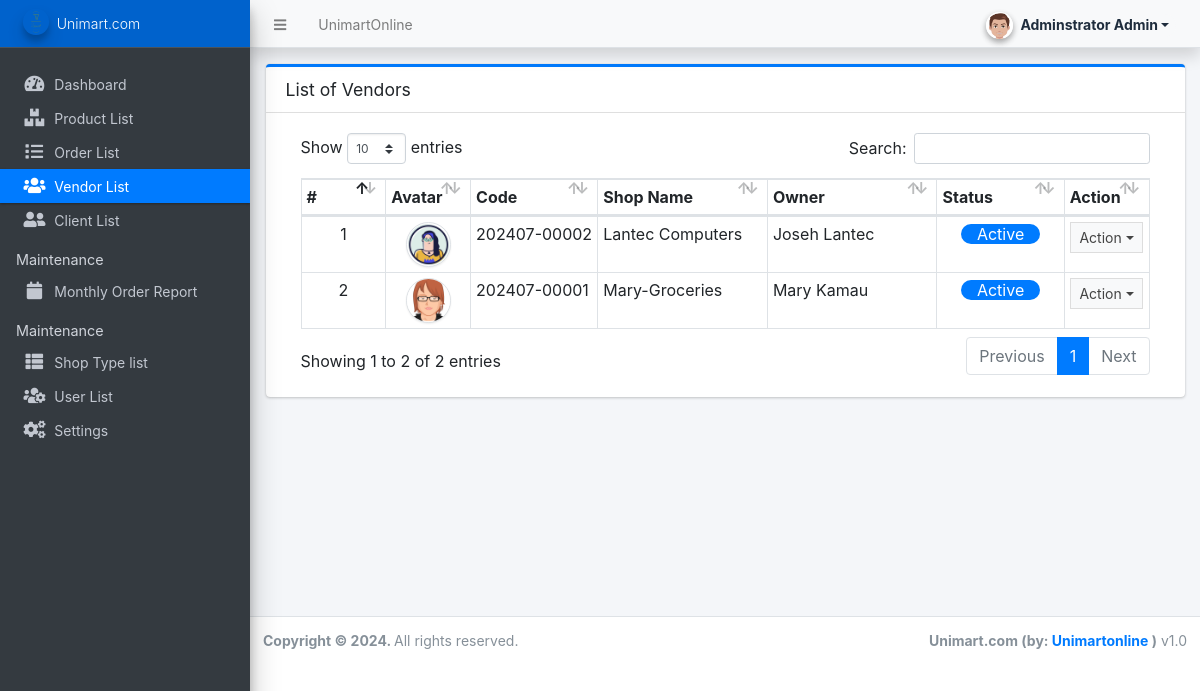
Screenshot of /admin/?page=vendors (signed in) with the database file from the repository.
### tables this page shows
CREATE TABLE `vendor_list` (
  `id` int(30) NOT NULL,
  `code` varchar(100) NOT NULL,
  `shop_type_id` int(30) NOT NULL,
  `shop_name` text NOT NULL,
  `shop_owner` text NOT NULL,
  `contact` text NOT NULL,
  `username` text NOT NULL,
  `password` text NOT NULL,
  `avatar` text DEFAULT NULL,
  `status` tinyint(1) NOT NULL DEFAULT 1,
  `delete_flag` tinyint(1) NOT NULL DEFAULT 0,
  `date_created` datetime NOT NULL DEFAULT current_timestamp(),
  `date_updated` datetime DEFAULT NULL ON UPDATE current_timestamp()
);

### config.php (called while the page is built, shortened)
<?php
function validate_image($file){
    $file = explode("?",$file)[0];
	if(!empty($file)){
		if(is_file(base_app.$file)){
			return base_url.$file;
		}else{
			return base_url.'dist/img/no-image-available.png';
		}
	}else{
		return base_url.'dist/img/no-image-available.png';
	}
}
?>

### admin/vendors/index.php (the view, shortened to what this page needs)
<div class="card card-outline card-primary">
	<div class="card-header">
		<h3 class="card-title">List of Vendors</h3>
	</div>
	<div class="card-body">
		<div class="container-fluid">
        <div class="container-fluid">
			<table class="table table-bordered table-stripped">
				<colgroup>
					<col width="10%">
					<col width="10%">
					<col width="15%">
					<col width="20%">
					<col width="20%">
					<col width="15%">
					<col width="10%">
				</colgroup>
				<thead>
					<tr>
						<th>#</th>
						<th>Avatar</th>
						<th>Code</th>
						<th>Shop Name</th>
						<th>Owner</th>
						<th>Status</th>
						<th>Action</th>
					</tr>
				</thead>
				<tbody>
					<?php
					$i = 1;
						$qry = $conn->query("SELECT * from `vendor_list` where delete_flag = 0 order by shop_name asc ");
						while($row = $qry->fetch_assoc()):
					?>
						<tr>
							<td class="text-center"><?php echo $i++; ?></td>
							<td class="text-center"><img src="<?php echo validate_image($row['avatar']) ?>" class="img-avatar img-thumbnail p-0 border-2" alt="vendor_avatar"></td>
							<td><?php echo ($row['code']) ?></td>
							<td><?php echo ucwords($row['shop_name']) ?></td>
							<td><?php echo ucwords($row['shop_owner']) ?></td>
							<td class="text-center">
								<?php if($row['status'] == 1): ?>
									<span class="bage badge-primary px-3 rounded-pill">Active</span>
								<?php else: ?>
									<span class="bage badge-danger px-3 rounded-pill">Inactive</span>
								<?php endif; ?>
							</td>
							<td align="center">
								 <button type="button" class="btn btn-flat btn-default btn-sm dropdown-toggle dropdown-icon" data-toggle="dropdown">
				                  		Action
				                  </button>
							</td>
						</tr>
					<?php endwhile; ?>
				</tbody>
			</table>
		</div>
		</div>
	</div>
</div>

### admin/vendors/index.php (style rules this page uses)
.img-avatar { width:45px; height:45px; object-fit:cover; object-position:center center; border-radius:100%; }

### rows the page displays
vendor_list: shows a picture, code "202407-00002", shop_name "Lantec Computers", shop_owner "Joseh Lantec", status "Active"
vendor_list: shows a picture, code "202407-00001", shop_name "Mary-Groceries", shop_owner "Mary Kamau", status "Active"

### other values shown
$_settings->info('name') "UnimartOnline"
$_settings->userdata('firstname').' '.$_settings->userdata('lastname') "Adminstrator Admin"
$_settings->info('short_name') "Unimart.com"
